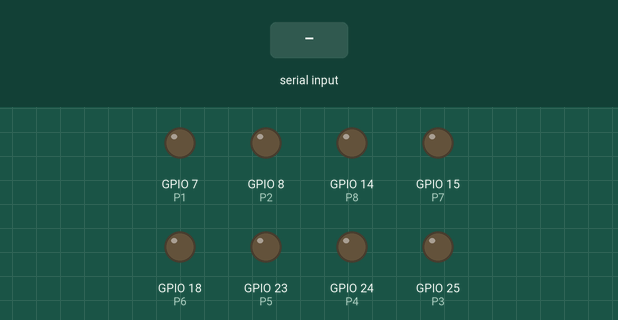
This program was run on a simulated Raspberry Pi (BCM pin numbers). Parts: output pins drawn as LEDs (lit = HIGH). The test bench sets the inputs (shaded band). Pins used as bus, display or sensor lines are not drawn. At 1.3 s the program stops and its outputs stay as they are.

Above: at 1.2 s.
1.3 s: "0" typed at the terminal, then Enter
At 1.8 s:
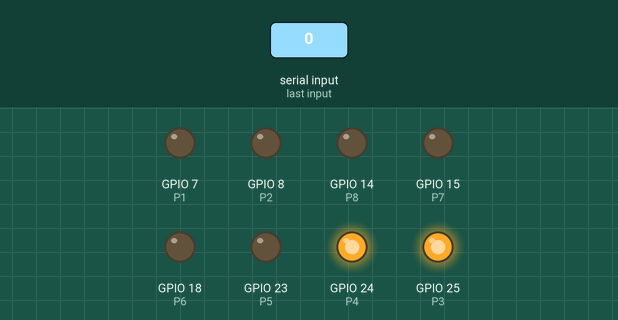
Timing chart, 0 to 2.8 s (numbered marks = the images above; inputs shaded):
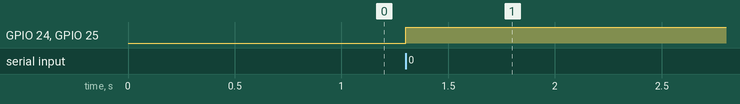

The program:

proj1.py
```python
import RPi.GPIO as GPIO
import time
import sys

#GPIO pins to be translated into parallel
STROBE = 3
RESET = 2
P1 = 7
P2 = 8
P3 = 25
P4 = 24
P5 = 23
P6 = 18
P7 = 15
P8 = 14


"""
Prints a binary string from an ASCII char on the VFD
"""
def printToVFD( c ):
    if c[0] == '0':
	GPIO.output(P1, False)
    else:
        GPIO.output(P1, True)
    if c[1] == '0':
       	GPIO.output(P2, False)
    else:
       	GPIO.output(P2, True)
    if c[2] == '0':
       	GPIO.output(P3, False)
    else:
       	GPIO.output(P3, True)
    if c[3] == '0':
       	GPIO.output(P4, False)
    else:
       	GPIO.output(P4, True)
    if c[4] == '0':
       	GPIO.output(P5, False)
    else:
       	GPIO.output(P5, True)
    if c[5] == '0':
       	GPIO.output(P6, False)
    else:
       	GPIO.output(P6, True)
    if c[6] == '0':
       	GPIO.output(P7, False)
    else:
       	GPIO.output(P7, True)
    if c[7] == '0':
       	GPIO.output(P8, False)
    else:
       	GPIO.output(P8, True)
    """
    Flashes the strobe. Wait is used because
    the VFD requires this much time to process the ASCII data
    """
    GPIO.output(STROBE, True)
    time.sleep(0.0005)
    GPIO.output(STROBE, False)
    time.sleep(0.0005)
    return


def main():
#Sets gpio mode and sets up pins for output
    GPIO.setmode(GPIO.BCM)
    GPIO.setup(STROBE, GPIO.OUT)
    GPIO.setup(RESET, GPIO.OUT)
    GPIO.setup(P1, GPIO.OUT)
    GPIO.setup(P2, GPIO.OUT)
    GPIO.setup(P3, GPIO.OUT)
    GPIO.setup(P4, GPIO.OUT)
    GPIO.setup(P5, GPIO.OUT)
    GPIO.setup(P6, GPIO.OUT)
    GPIO.setup(P7, GPIO.OUT)
    GPIO.setup(P8, GPIO.OUT)

    #Calls the reset pin in order to blank out the VFD.
    GPIO.output(RESET, True)
    time.sleep(0.0005)
    GPIO.output(RESET, False)
    time.sleep(0.0005)
    n = sys.stdin.read()
    #n = raw_input("Enter an ascii string: ")

    #Takes input string from stdin and prints to
    #the VFS
    for c in n:
	if c != '\n':
	    c = bin(ord(c))[2:].zfill(8)
            printToVFD( c )

    #cleans up GPIO on program exit

if __name__ == "__main__":
	main()
```

Measured:
- after the input at 1.3 s, GPIO 24 (P4), GPIO 25 (P3): LOW → HIGH at once
